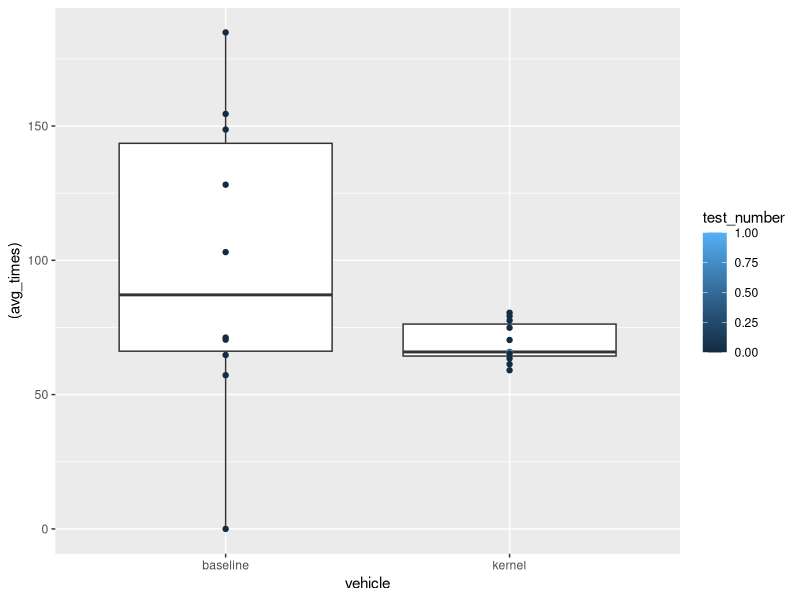

R code for this plot:
## ---- chunk 1
knitr::opts_chunk$set(echo = FALSE)

test_data = read.csv("PaperTable.csv")
library(ggplot2)
library(dplyr)

## ---- chunk 2

test_data %>%
  filter(EvalName=="BaselineComp")%>%
  select(avg_times, success_rate, test_number, reward, kernel_reward, vehicle, test_number) %>%
  ggplot(aes(x=vehicle, y=(avg_times), color=test_number))+
  geom_boxplot()+
  geom_point()

